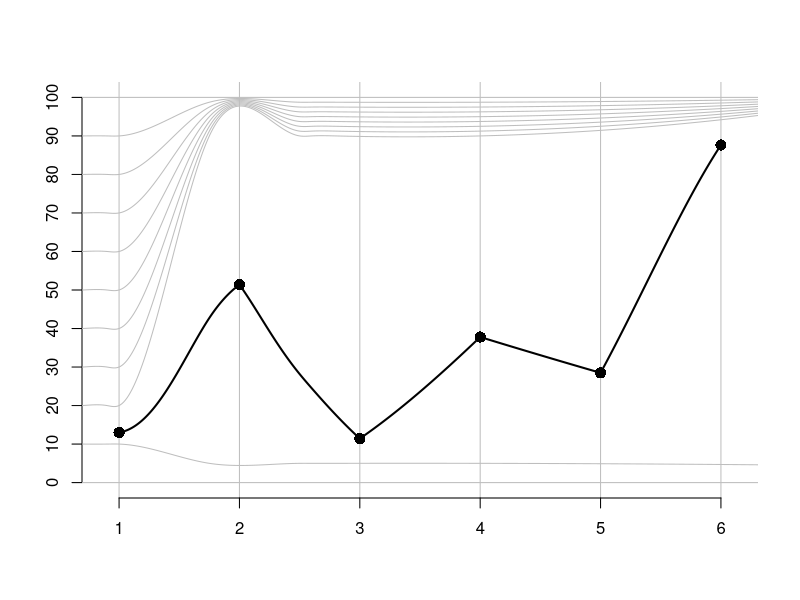
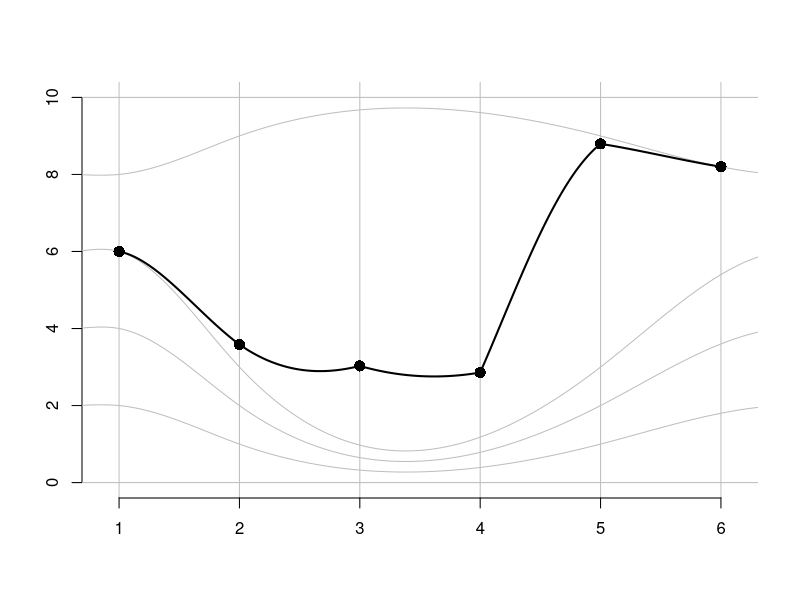

Generate these figures, in order, with R:

y=c(13,15,11, 14,13,19)
x=1:length(y)

# and manipulated axes:
pinned.axis=list( list(x=1, y = seq(0,100,10)),
                  list(x=1.75, y=c(0,5,seq(90,100,length.out=9))),
                  list(x=2.5, y=c(0,5,seq(90,100,length.out=9))) )


WavyPlot <- function(x,y,pinned.axis){
  

LINEAR_OUTSKIRTS = TRUE


xBits = unlist(lapply(pinned.axis, function(X) X$x))
largeChange = abs(diff(range(xBits)))
leftBit = min(xBits) ; rightBit = max(xBits)
startSpread = pinned.axis[[which.min(xBits)]]$y
endSpread = pinned.axis[[which.max(xBits)]]$y
o.lim=range(startSpread)

NN = 500
if(LINEAR_OUTSKIRTS){
  pinned.axis = append(pinned.axis, 
                       list(
                         list(x=leftBit-largeChange/15,y=startSpread),
                         list(x=leftBit-largeChange/5,y=startSpread),
                         list(x=leftBit-largeChange,y=startSpread),
                         list(x=rightBit+largeChange/15,y=endSpread),
                         list(x=rightBit+largeChange/5,y=endSpread),
                         list(x=rightBit+largeChange,y=endSpread)
                       ))
  
}
# two-d splining.
n_Lines = length(pinned.axis[[2]]$y)
SOx = lapply(1:n_Lines, function(i){
  # for each horizontal gridline, make the spline object.
  xs = unlist(lapply(pinned.axis, function(XX) XX$x))
  ys = unlist(lapply(pinned.axis, function(XX) XX$y[i]))
  splinefun(x=xs,y=ys)
})

plot(0,0,col=0,xlab="",ylab="",main="",axes=FALSE, xlim=range(x)+c(-0.1,0.1), ylim=o.lim)
axis(2,at=startSpread)
lapply(1:length(startSpread), function(i){
  xs=seq(min(x)-1,max(x)+1,length.out=NN)
  lines(x=  xs , y=SOx[[i]](xs), col="gray")
})

# now for each data point, plug it into the transform.
new_y = function(xi,yi){
  # need to make another spline using all of the above.
  v_orig = startSpread
  v_new = unlist(lapply(1:n_Lines, function(j){
    SOx[[j]](xi)
  }))
  vx1=v_orig[1];vxn=v_orig[length(v_orig)]
  vy1=v_new[1];vyn=v_new[length(v_new)]
  vxr=abs(diff(c(vx1,vxn)))
  vyr=abs(diff(c(vy1,vyn)))
  
  spline(x=c(v_orig,vx1-vxr/10,vx1-vxr,vxn+vxr,vxn+vxr/10), y=c(v_new,vy1-vyr/10,vy1-vyr,vyn+vyr,vyn+vyr/10) , xout=yi)$y
}

yMod = unlist(lapply(1:length(y), function(i){
  # at point
  xi = x[i] ; yi=y[i];
  new_y(xi,yi)
}))


abline(v=x,col="gray")
points(x=x,y=yMod, pch=16, cex=1.5)

axis(1,at=x)

# then connect the dots too.
x2 =  seq(min(x),max(x),length.out=NN)
new_y2 = unlist(lapply(1:NN, function(i){
  # at point
  xi = x2[i] ; yi=approx(x=x,y=y,xout=xi)$y
  new_y(xi,yi)
}))
#black lines connect the dots:
lines(x=x2,y=new_y2 , lwd=2, xpd=TRUE)

}

WavyPlot(x,y,pinned.axis)



y=c(6,runif(4,6,8),8)   # input data points
x=1:length(y)
# and manipulated axes:
pinned.axis=list( list(x=1,   y = c(0,2,4,6,8,10)),
                  list(x=2,   y = c(0 , 1 , 2 , 3 , 9 , 10)),
                  list(x=5,   y = c(0 , 1 , 2 , 3 , 9 , 10)),
                  list(x=6.5, y = c(0,2,4,6,8,10)) )

WavyPlot(x,y,pinned.axis)
